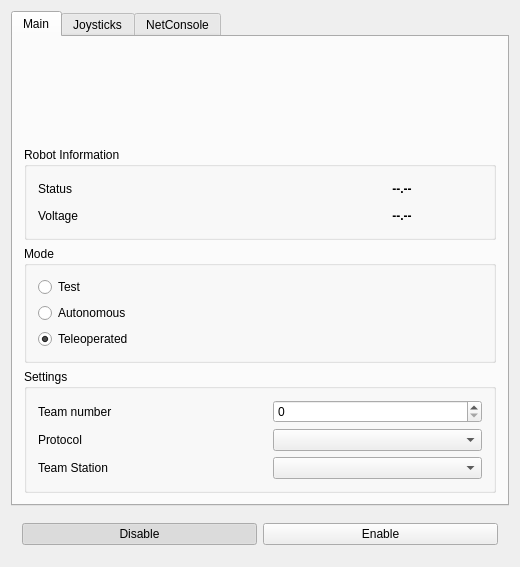
<?xml version="1.0" encoding="UTF-8"?>
<ui version="4.0">
 <class>Window</class>
 <widget class="QMainWindow" name="Window">
  <property name="geometry">
   <rect>
    <x>0</x>
    <y>0</y>
    <width>520</width>
    <height>567</height>
   </rect>
  </property>
  <property name="windowTitle">
   <string>SimpleDS</string>
  </property>
  <widget class="QWidget" name="centralWidget">
   <layout class="QVBoxLayout" name="verticalLayout">
    <item>
     <widget class="QTabWidget" name="TabWidget">
      <property name="currentIndex">
       <number>0</number>
      </property>
      <widget class="QWidget" name="MainTab">
       <attribute name="title">
        <string>Main</string>
       </attribute>
       <layout class="QVBoxLayout" name="verticalLayout_4">
        <item>
         <widget class="QWidget" name="widget" native="true">
          <layout class="QHBoxLayout" name="horizontalLayout">
           <item>
            <widget class="QLabel" name="FRCLogo">
             <property name="text">
              <string/>
             </property>
             <property name="pixmap">
              <pixmap resource="../resources/resources.qrc">:/pixmaps/frc-logo.png</pixmap>
             </property>
             <property name="alignment">
              <set>Qt::AlignCenter</set>
             </property>
            </widget>
           </item>
          </layout>
         </widget>
        </item>
        <item>
         <widget class="QGroupBox" name="groupBox">
          <property name="title">
           <string>Robot Information</string>
          </property>
          <layout class="QGridLayout" name="gridLayout">
           <item row="0" column="0">
            <widget class="QLabel" name="statusLabel">
             <property name="text">
              <string>Status</string>
             </property>
            </widget>
           </item>
           <item row="0" column="2">
            <widget class="QLabel" name="Status">
             <property name="minimumSize">
              <size>
               <width>160</width>
               <height>0</height>
              </size>
             </property>
             <property name="font">
              <font>
               <weight>75</weight>
               <bold>true</bold>
              </font>
             </property>
             <property name="text">
              <string>--.--</string>
             </property>
             <property name="alignment">
              <set>Qt::AlignCenter</set>
             </property>
            </widget>
           </item>
           <item row="2" column="0">
            <widget class="QLabel" name="voltageLabel">
             <property name="text">
              <string>Voltage</string>
             </property>
            </widget>
           </item>
           <item row="2" column="2">
            <widget class="QLabel" name="Voltage">
             <property name="minimumSize">
              <size>
               <width>160</width>
               <height>0</height>
              </size>
             </property>
             <property name="font">
              <font>
               <weight>75</weight>
               <bold>true</bold>
              </font>
             </property>
             <property name="text">
              <string>--.--</string>
             </property>
             <property name="alignment">
              <set>Qt::AlignCenter</set>
             </property>
            </widget>
           </item>
           <item row="0" column="1">
            <spacer name="horizontalSpacer">
             <property name="orientation">
              <enum>Qt::Horizontal</enum>
             </property>
             <property name="sizeType">
              <enum>QSizePolicy::MinimumExpanding</enum>
             </property>
             <property name="sizeHint" stdset="0">
              <size>
               <width>20</width>
               <height>20</height>
              </size>
             </property>
            </spacer>
           </item>
          </layout>
         </widget>
        </item>
        <item>
         <widget class="QGroupBox" name="ModesBox">
          <property name="title">
           <string>Mode</string>
          </property>
          <layout class="QVBoxLayout" name="verticalLayout_2">
           <item>
            <widget class="QRadioButton" name="Test">
             <property name="text">
              <string>Test</string>
             </property>
             <attribute name="buttonGroup">
              <string notr="true">ModesGroup</string>
             </attribute>
            </widget>
           </item>
           <item>
            <widget class="QRadioButton" name="Autonomous">
             <property name="text">
              <string>Autonomous</string>
             </property>
             <attribute name="buttonGroup">
              <string notr="true">ModesGroup</string>
             </attribute>
            </widget>
           </item>
           <item>
            <widget class="QRadioButton" name="Teleoperated">
             <property name="text">
              <string>Teleoperated</string>
             </property>
             <property name="checked">
              <bool>true</bool>
             </property>
             <attribute name="buttonGroup">
              <string notr="true">ModesGroup</string>
             </attribute>
            </widget>
           </item>
          </layout>
         </widget>
        </item>
        <item>
         <widget class="QGroupBox" name="SettingsBox">
          <property name="title">
           <string>Settings</string>
          </property>
          <layout class="QGridLayout" name="gridLayout_2">
           <item row="1" column="0">
            <widget class="QLabel" name="ProtocolLAbel">
             <property name="text">
              <string>Protocol</string>
             </property>
            </widget>
           </item>
           <item row="1" column="2">
            <widget class="QComboBox" name="Protocols"/>
           </item>
           <item row="0" column="2">
            <widget class="QSpinBox" name="TeamNumber">
             <property name="maximum">
              <number>9999</number>
             </property>
            </widget>
           </item>
           <item row="2" column="0">
            <widget class="QLabel" name="TeamStationLabel">
             <property name="text">
              <string>Team Station</string>
             </property>
            </widget>
           </item>
           <item row="2" column="2">
            <widget class="QComboBox" name="TeamStation"/>
           </item>
           <item row="0" column="0">
            <widget class="QLabel" name="TeamLabel">
             <property name="text">
              <string>Team number</string>
             </property>
            </widget>
           </item>
           <item row="0" column="1">
            <spacer name="Spacer">
             <property name="orientation">
              <enum>Qt::Horizontal</enum>
             </property>
             <property name="sizeType">
              <enum>QSizePolicy::Fixed</enum>
             </property>
             <property name="sizeHint" stdset="0">
              <size>
               <width>20</width>
               <height>0</height>
              </size>
             </property>
            </spacer>
           </item>
          </layout>
         </widget>
        </item>
       </layout>
      </widget>
      <widget class="QWidget" name="JoysticksTab">
       <attribute name="title">
        <string>Joysticks</string>
       </attribute>
       <layout class="QVBoxLayout" name="verticalLayout_6">
        <item>
         <widget class="QLabel" name="Joystick">
          <property name="minimumSize">
           <size>
            <width>450</width>
            <height>208</height>
           </size>
          </property>
          <property name="text">
           <string/>
          </property>
          <property name="pixmap">
           <pixmap resource="../resources/resources.qrc">:/pixmaps/joystick.png</pixmap>
          </property>
          <property name="scaledContents">
           <bool>false</bool>
          </property>
          <property name="alignment">
           <set>Qt::AlignCenter</set>
          </property>
         </widget>
        </item>
        <item>
         <widget class="QTableWidget" name="Table">
          <property name="enabled">
           <bool>true</bool>
          </property>
          <property name="sizeAdjustPolicy">
           <enum>QAbstractScrollArea::AdjustToContents</enum>
          </property>
          <property name="editTriggers">
           <set>QAbstractItemView::NoEditTriggers</set>
          </property>
          <attribute name="horizontalHeaderDefaultSectionSize">
           <number>450</number>
          </attribute>
          <attribute name="horizontalHeaderMinimumSectionSize">
           <number>450</number>
          </attribute>
          <row>
           <property name="text">
            <string>Left Stick</string>
           </property>
          </row>
          <row>
           <property name="text">
            <string>Right Stick</string>
           </property>
          </row>
          <row>
           <property name="text">
            <string>A, B, X, Y</string>
           </property>
          </row>
          <row>
           <property name="text">
            <string>Left Trigger</string>
           </property>
          </row>
          <row>
           <property name="text">
            <string>Right Trigger</string>
           </property>
          </row>
          <row>
           <property name="text">
            <string>Left Bumper</string>
           </property>
          </row>
          <row>
           <property name="text">
            <string>Right Bumper</string>
           </property>
          </row>
          <row>
           <property name="text">
            <string>D-Pad</string>
           </property>
          </row>
          <column>
           <property name="text">
            <string>Keyboard Assignment</string>
           </property>
          </column>
          <item row="0" column="0">
           <property name="text">
            <string>W,A,S,D</string>
           </property>
          </item>
          <item row="1" column="0">
           <property name="text">
            <string>I,J,K,L</string>
           </property>
          </item>
          <item row="2" column="0">
           <property name="text">
            <string>0,1,2,3</string>
           </property>
          </item>
          <item row="3" column="0">
           <property name="text">
            <string>Q &amp; E</string>
           </property>
          </item>
          <item row="4" column="0">
           <property name="text">
            <string>U &amp; O</string>
           </property>
          </item>
          <item row="5" column="0">
           <property name="text">
            <string>4</string>
           </property>
          </item>
          <item row="6" column="0">
           <property name="text">
            <string>5</string>
           </property>
          </item>
          <item row="7" column="0">
           <property name="text">
            <string>Arrows</string>
           </property>
          </item>
         </widget>
        </item>
       </layout>
      </widget>
      <widget class="QWidget" name="NetConsoleTab">
       <attribute name="title">
        <string>NetConsole</string>
       </attribute>
       <layout class="QVBoxLayout" name="verticalLayout_3">
        <item>
         <widget class="QLabel" name="MessagesLabel">
          <property name="text">
           <string>Messages:</string>
          </property>
         </widget>
        </item>
        <item>
         <widget class="QTextBrowser" name="Console">
          <property name="font">
           <font>
            <stylestrategy>PreferAntialias</stylestrategy>
           </font>
          </property>
         </widget>
        </item>
       </layout>
      </widget>
     </widget>
    </item>
    <item>
     <spacer name="WindowSpacer">
      <property name="orientation">
       <enum>Qt::Vertical</enum>
      </property>
      <property name="sizeType">
       <enum>QSizePolicy::Expanding</enum>
      </property>
      <property name="sizeHint" stdset="0">
       <size>
        <width>20</width>
        <height>32</height>
       </size>
      </property>
     </spacer>
    </item>
    <item>
     <widget class="QWidget" name="Buttons" native="true">
      <layout class="QHBoxLayout" name="horizontalLayout_2">
       <item>
        <widget class="QPushButton" name="Disable">
         <property name="text">
          <string>Disable</string>
         </property>
         <property name="checkable">
          <bool>true</bool>
         </property>
         <property name="checked">
          <bool>true</bool>
         </property>
         <attribute name="buttonGroup">
          <string notr="true">StatusGroup</string>
         </attribute>
        </widget>
       </item>
       <item>
        <widget class="QPushButton" name="Enable">
         <property name="text">
          <string>Enable</string>
         </property>
         <property name="checkable">
          <bool>true</bool>
         </property>
         <attribute name="buttonGroup">
          <string notr="true">StatusGroup</string>
         </attribute>
        </widget>
       </item>
      </layout>
     </widget>
    </item>
   </layout>
  </widget>
 </widget>
 <layoutdefault spacing="6" margin="11"/>
 <resources>
  <include location="../resources/resources.qrc"/>
 </resources>
 <connections/>
 <buttongroups>
  <buttongroup name="ModesGroup"/>
  <buttongroup name="StatusGroup"/>
 </buttongroups>
</ui>
